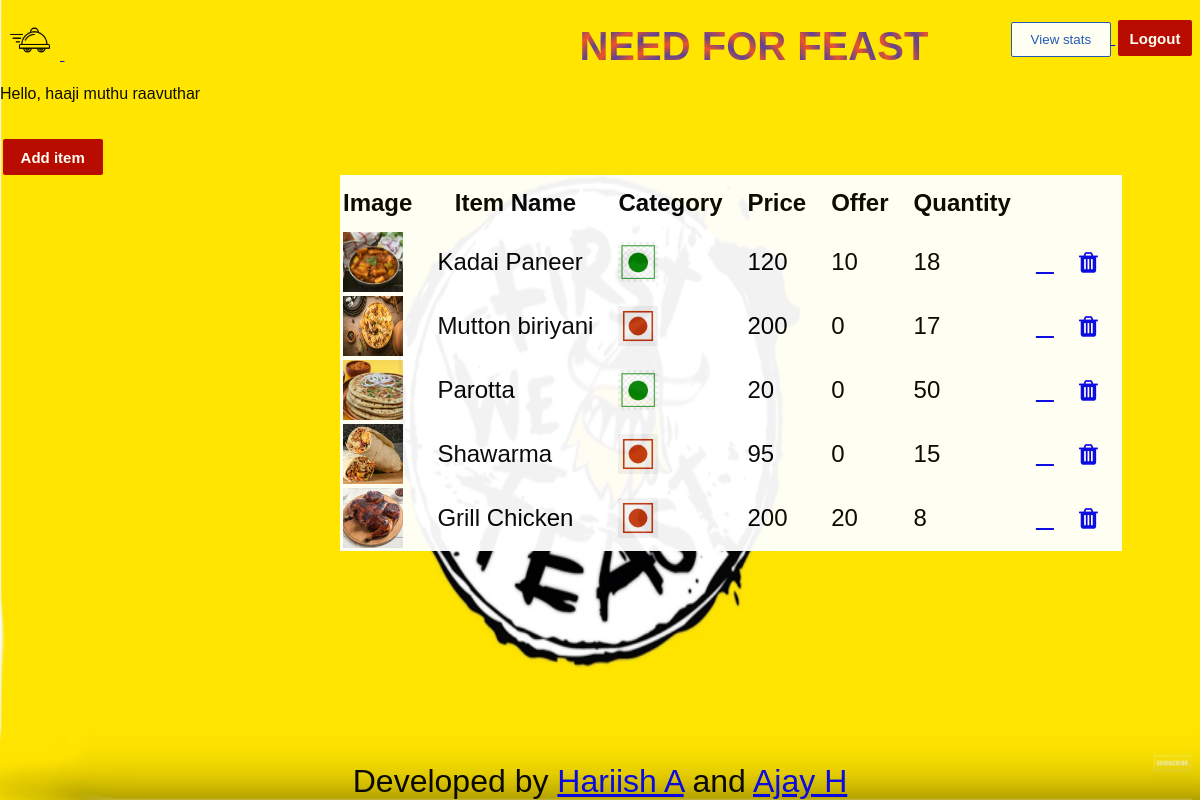
The app's page / (signed in) with its own data.
### base/models.py (models this page shows, shortened)
class User(AbstractUser):
    class Role(models.TextChoices):
        ADMIN = "ADMIN", "Admin"
        OWNER = "OWNER", "Owner"
        CUSTOMER = "CUSTOMER", "Customer"
        DELIVERER = "DELIVERER", "Deliverer"
    base_role = Role.ADMIN
    email = models.EmailField(_("email address"), unique=True)
    USERNAME_FIELD = "email"
    name = models.CharField(max_length=100,null=True)
    is_staff = models.BooleanField(default=True)
    role = models.CharField(max_length=50, choices=Role.choices, default=Role.ADMIN)
    REQUIRED_FIELDS = ['username']

class Items(models.Model):
    class Cusine(models.TextChoices):
        NORTH_INDIAN = 'NORTH INDIAN', 'north indian'
        CHINESE = 'CHINESE', 'chinese'
        SOUTH_INDIAN = 'SOUTH INDIAN', 'south indian'
        WESTERN = 'WESTERN', 'western'
    name = models.CharField(max_length=40)
    price = models.DecimalField(max_digits=5, decimal_places=2)
    description = models.TextField(max_length=200, null=True)
    category = models.CharField(max_length=8, choices=CustomerProfile.Preferences.choices ,default=CustomerProfile.Preferences.VEG)
    image = models.ImageField(upload_to="items/")
    quantity = models.PositiveIntegerField(null=True, validators=[MinValueValidator(0),])
    rating = models.DecimalField(max_digits=3, decimal_places=2, validators=[MinValueValidator(0.0), MaxValueValidator(5.0)], default=0,null=True)
    restaurant = models.ForeignKey(Restaurant,on_delete=models.CASCADE)
    offer = models.IntegerField(validators=[MaxValueValidator(100),MinValueValidator(0)],default=0)
    cusine = models.CharField(max_length=20, choices= Cusine.choices, default= Cusine.SOUTH_INDIAN)

### base/views.py (the view)
# urls.py: path("", views.home, name="home"),
def home(request):
    context = {}
    if request.user.is_authenticated:
        if request.user.role == 'CUSTOMER':
            order = Order.objects.all().filter(customer_id = request.user.id)
            r = Restaurant.objects.all().filter(owner__addresses__area= request.user.addresses.area)
            items = []
            for restaurant in r:
                items.append(Items.objects.all().filter(restaurant = restaurant))
            context['items'] = items
            context['r'] = r
            context['order_list'] = order
        elif request.user.role == 'DELIVERER':
            pass
        elif request.user.role == 'OWNER':
            item_list = Items.objects.all().filter(restaurant__owner = request.user)
            context['item_list'] = item_list
            pass
    return render(request, "base/home.html",context=context)

### base/templates/base/home.html (shortened to what this page needs)
{%load static%}
<head>
    <link rel="stylesheet" href="{%static 'styles/style.css'%}" />
    <link rel="stylesheet" href="https://cdnjs.cloudflare.com/ajax/libs/font-awesome/4.7.0/css/font-awesome.min.css">
</head>
<body class = 'main-body' >
    <div >
        <a href = '/'>
            <img src = " {%static 'images/transparent_black.png'%}" class = 'logo'>
        </a>
        <span class="header">
        </span>
            {% if request.user.is_authenticated %}
            <div class="home-content-wrapper">
                <span>
                    {%if request.user.role == 'OWNER' %}
                    <a href = "{% url 'stats'%}">
                        <button class = 'create-button'>
                            View stats
                        </button>
                    </a>
                    {%elif request.user.role == 'CUSTOMER' %}
                    <a href = "{% url 'restaurant-list'%}">
                        <button class = 'create-button'>
                            Place order
                        </button>
                    </a>
                    {%elif request.user.role == 'DELIVERER' %}
                    <a href = "{% url 'stats'%}">
                        <button class = 'create-button'>
                            View stats
                        </button>
                    </a>
                    {%endif%}
                </span>
                <a href = "{% url 'logout' %}">
                    <button class = 'login-button'>
                        Logout
                    </button>
                </a>
            </div>
            <p>
                Hello, {{request.user.name}}
            </p>
            <div class="home-details">
                {%if request.user.role == 'OWNER' %}
                    <a href = "{% url 'create_item' %}">
                        <button class = 'login-button' style='width : 100px ;'>
                            Add item
                        </button>
                    </a>
                    <table class = "pending-table">
                        <tr>
                            <th> Image </th>
                            <th> Item Name </th>
                            <th> Category</th>
                            <th> Price </th>
                            <th> Offer </th>
                            <th> Quantity </th>
                            <th> </th>
                            <th> </th>
                        </tr>
                        {% for item in item_list %}
                            <tr>
                                <td> <img class="menu-item-image" src="{{item.image.url }}" width="60px" height="60px"/> </td>
                                <td> {{item.name}} </td>
                                <td>
                                {%if item.category == 'VEG' %}
                                    <img src = "{%static 'images/veg.png'%}" width='40px' height='40px'/>
                                {%else%}
                                    <img src = "{%static 'images/nonveg.png'%}" width='40px' height='40px'/>
                                {%endif%}
                                </td>
                                <td> {{item.price|floatformat:"0"}} </td>
                                <td> {{item.offer}} </td>
                                <td > {{item.quantity}}</td>
                                <td>
                                    <a href = "{% url 'update-item' item.id %}">
                                        <i class="far fa-edit"></i>
                                    </a>
                                </td>
                                <td>
                                    <a href = "{% url 'delete-item' item.id %}">
                                        <i class="fa fa-trash" aria-hidden="true"></i>
                                    </a>
                                </td>
                            </tr>
                        {% endfor %}
                    </table>
                {%elif request.user.role == 'DELIVERER' %}
                    Delivery needs for the Restaurant and customer
                {%endif%}
            </div>
            {% endif %}
    </div>
    <div style="position: fixed; bottom: 0px ;text-align: center; width: 100%; font-size: xx-large;">
        Developed by
            <a href="https://github.com/Hariish-A" >Hariish A</a>
        and
            <a href="https://github.com/hajay180505">Ajay H</a>
    </div>
</body>

### static/styles/style.css (style rules this page uses)
* { font-family: Arial, Helvetica, sans-serif; }
body { margin:0px; }
.home-content-wrapper { margin-left: 15px; float: right; }
.login-button { background-color: rgb(0, 0, 0); color: white; border: none; height: 35px; width: 113; border-radius: 2px; cursor:pointer; margin-right: 8px; }
.logo { height: 40px; width: 40px; margin-right: 10px; margin-left: 10px; margin-top: 20px; }
.main-body { background-image: url("../images/logo.jpg"); background-size: 100% 100%; opacity: 95%; height:100vh; }
.create-button { background-color: white; border-color: rgb(25, 83, 190); color:rgb(25, 83, 190); border-width: 1px; border-style:solid; height:35px; width: 100px; border-radius: 2px; cursor:pointer; }
.header { font-size: 40px; font-weight: 600; margin-left: 515; background-image: repeating-radial-gradient(circle closest-corner at 100px 100px, #553c9a, #ee4b2b 10%, #553c9a 20%); color: transparent; background-clip: text; -webkit-background-clip: text; }
.login-button { background-color: rgb(182, 0, 0); color: white; height: 36px; width: 74px; font-weight: bold; font-size: 15px; cursor: pointer; margin-left: 2.7px; margin-top: 20; }
.pending-table { margin-top:0; margin-left: 340; font-size:x-large; line-height: 50px; background-image: url("../images/white.jpg"); }
tr th,tr td { padding-right: 22; }

### records on screen
User: user.name "haaji muthu raavuthar"
Items: image (picture), name "Kadai Paneer", price "120", offer "10", quantity "18"
Items: image (picture), name "Mutton biriyani", price "200", offer "0", quantity "17"
Items: image (picture), name "Parotta", price "20", offer "0", quantity "50"
Items: image (picture), name "Shawarma", price "95", offer "0", quantity "15"
Items: image (picture), name "Grill Chicken", price "200", offer "20", quantity "8"
